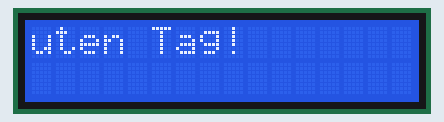
Bench run of a sketch on a simulated Arduino Uno, built with avr-gcc and run on an emulated ATmega328P. Parts: 16×2 character LCD.

Above: at 1.16 s.
At 1.96 s:
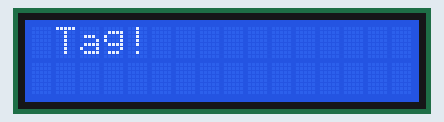
At 2.9 s:
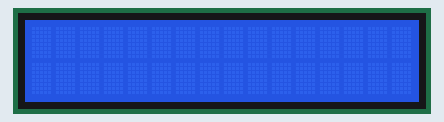
At 5.36 s:
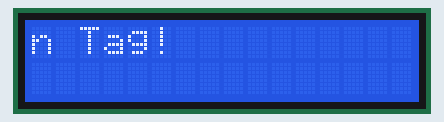
At 7.76 s:
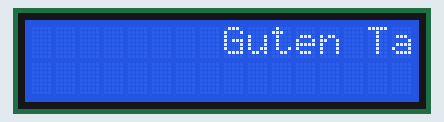
At 12.5 s:
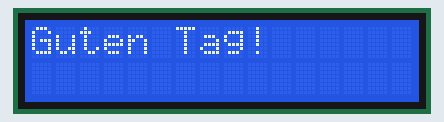

Measured:
- by itself, everything shown: repeats every 12.6 s, in 52 steps
- what the display in image 5 shows lasts 1.2 s, from 12.5 s to 13.7 s

The sketch:

lcd_16_X_2_scroll.ino
```cpp
// include the library for LCD
#include <LiquidCrystal.h>

int positionCounter;

LiquidCrystal lcd(7, 8, 9, 10, 11, 12);

void setup() {
  // set the number of rows and columns in the LCD
  lcd.begin(16, 2);
  // set the cursor to column 0, line 0
  lcd.setCursor(0, 0);
  // print a message to the LCD
  lcd.print("Guten Tag!");
  // wait for 1 second
  delay(1000);
}

void loop() {
  // scroll 13 positions to the left
  // to move the message offscreen towards the left
  for (positionCounter = 0; positionCounter < 13; positionCounter++) {
    lcd.scrollDisplayLeft();
    // wait for a bit
    delay(200);
  }

  // scroll 29 positions to the right
  // to move the message back onscreen and then offscreen to the right
  for (positionCounter = 0; positionCounter < 29; positionCounter++) {
    lcd.scrollDisplayRight();
    // wait for a bit
    delay(200);
  }

  // scroll 16 positions to the left
  // to move the message back onscreen
  for (positionCounter = 0; positionCounter < 16; positionCounter++) {
    lcd.scrollDisplayLeft();
    // wait for a bit
    delay(200);
  }

  // delay at the end of the full loop
  delay(1000);
}
```
